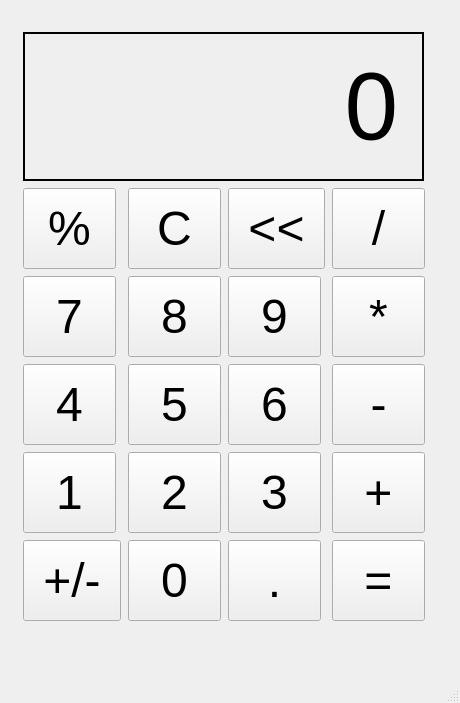
<?xml version="1.0" encoding="UTF-8"?>
<ui version="4.0">
 <class>MainWindow</class>
 <widget class="QMainWindow" name="MainWindow">
  <property name="geometry">
   <rect>
    <x>0</x>
    <y>0</y>
    <width>460</width>
    <height>703</height>
   </rect>
  </property>
  <property name="windowTitle">
   <string>MainWindow</string>
  </property>
  <widget class="QWidget" name="centralwidget">
   <widget class="QLabel" name="Screen">
    <property name="geometry">
     <rect>
      <x>23</x>
      <y>32</y>
      <width>401</width>
      <height>149</height>
     </rect>
    </property>
    <property name="font">
     <font>
      <pointsize>72</pointsize>
      <weight>50</weight>
      <bold>false</bold>
     </font>
    </property>
    <property name="frameShape">
     <enum>QFrame::Box</enum>
    </property>
    <property name="lineWidth">
     <number>2</number>
    </property>
    <property name="text">
     <string>0</string>
    </property>
    <property name="alignment">
     <set>Qt::AlignRight|Qt::AlignTrailing|Qt::AlignVCenter</set>
    </property>
   </widget>
   <widget class="QPushButton" name="Percent_Button">
    <property name="geometry">
     <rect>
      <x>23</x>
      <y>188</y>
      <width>93</width>
      <height>81</height>
     </rect>
    </property>
    <property name="font">
     <font>
      <pointsize>36</pointsize>
     </font>
    </property>
    <property name="text">
     <string>%</string>
    </property>
   </widget>
   <widget class="QPushButton" name="Clear_Button">
    <property name="geometry">
     <rect>
      <x>128</x>
      <y>188</y>
      <width>93</width>
      <height>81</height>
     </rect>
    </property>
    <property name="font">
     <font>
      <pointsize>36</pointsize>
     </font>
    </property>
    <property name="text">
     <string>C</string>
    </property>
   </widget>
   <widget class="QPushButton" name="Arrow_Button">
    <property name="geometry">
     <rect>
      <x>228</x>
      <y>188</y>
      <width>97</width>
      <height>81</height>
     </rect>
    </property>
    <property name="font">
     <font>
      <pointsize>36</pointsize>
     </font>
    </property>
    <property name="text">
     <string>&lt;&lt;</string>
    </property>
   </widget>
   <widget class="QPushButton" name="Devide_Button">
    <property name="geometry">
     <rect>
      <x>332</x>
      <y>188</y>
      <width>93</width>
      <height>81</height>
     </rect>
    </property>
    <property name="font">
     <font>
      <pointsize>36</pointsize>
     </font>
    </property>
    <property name="text">
     <string>/</string>
    </property>
   </widget>
   <widget class="QPushButton" name="Button_8">
    <property name="geometry">
     <rect>
      <x>128</x>
      <y>276</y>
      <width>93</width>
      <height>81</height>
     </rect>
    </property>
    <property name="font">
     <font>
      <pointsize>36</pointsize>
     </font>
    </property>
    <property name="text">
     <string>8</string>
    </property>
   </widget>
   <widget class="QPushButton" name="Multiply_Button">
    <property name="geometry">
     <rect>
      <x>332</x>
      <y>276</y>
      <width>93</width>
      <height>81</height>
     </rect>
    </property>
    <property name="font">
     <font>
      <pointsize>36</pointsize>
     </font>
    </property>
    <property name="text">
     <string>*</string>
    </property>
   </widget>
   <widget class="QPushButton" name="Button_9">
    <property name="geometry">
     <rect>
      <x>228</x>
      <y>276</y>
      <width>93</width>
      <height>81</height>
     </rect>
    </property>
    <property name="font">
     <font>
      <pointsize>36</pointsize>
     </font>
    </property>
    <property name="text">
     <string>9</string>
    </property>
   </widget>
   <widget class="QPushButton" name="Button_7">
    <property name="geometry">
     <rect>
      <x>23</x>
      <y>276</y>
      <width>93</width>
      <height>81</height>
     </rect>
    </property>
    <property name="font">
     <font>
      <pointsize>36</pointsize>
     </font>
    </property>
    <property name="text">
     <string>7</string>
    </property>
   </widget>
   <widget class="QPushButton" name="Button_5">
    <property name="geometry">
     <rect>
      <x>128</x>
      <y>364</y>
      <width>93</width>
      <height>81</height>
     </rect>
    </property>
    <property name="font">
     <font>
      <pointsize>36</pointsize>
     </font>
    </property>
    <property name="text">
     <string>5</string>
    </property>
   </widget>
   <widget class="QPushButton" name="Minus_Button">
    <property name="geometry">
     <rect>
      <x>332</x>
      <y>364</y>
      <width>93</width>
      <height>81</height>
     </rect>
    </property>
    <property name="font">
     <font>
      <pointsize>36</pointsize>
     </font>
    </property>
    <property name="text">
     <string>-</string>
    </property>
   </widget>
   <widget class="QPushButton" name="Button_6">
    <property name="geometry">
     <rect>
      <x>228</x>
      <y>364</y>
      <width>93</width>
      <height>81</height>
     </rect>
    </property>
    <property name="font">
     <font>
      <pointsize>36</pointsize>
     </font>
    </property>
    <property name="text">
     <string>6</string>
    </property>
   </widget>
   <widget class="QPushButton" name="Button_4">
    <property name="geometry">
     <rect>
      <x>23</x>
      <y>364</y>
      <width>93</width>
      <height>81</height>
     </rect>
    </property>
    <property name="font">
     <font>
      <pointsize>36</pointsize>
     </font>
    </property>
    <property name="text">
     <string>4</string>
    </property>
   </widget>
   <widget class="QPushButton" name="Button_2">
    <property name="geometry">
     <rect>
      <x>128</x>
      <y>452</y>
      <width>93</width>
      <height>81</height>
     </rect>
    </property>
    <property name="font">
     <font>
      <pointsize>36</pointsize>
     </font>
    </property>
    <property name="text">
     <string>2</string>
    </property>
   </widget>
   <widget class="QPushButton" name="Add_Button">
    <property name="geometry">
     <rect>
      <x>332</x>
      <y>452</y>
      <width>93</width>
      <height>81</height>
     </rect>
    </property>
    <property name="font">
     <font>
      <pointsize>36</pointsize>
     </font>
    </property>
    <property name="text">
     <string>+</string>
    </property>
   </widget>
   <widget class="QPushButton" name="Button_3">
    <property name="geometry">
     <rect>
      <x>228</x>
      <y>452</y>
      <width>93</width>
      <height>81</height>
     </rect>
    </property>
    <property name="font">
     <font>
      <pointsize>36</pointsize>
     </font>
    </property>
    <property name="text">
     <string>3</string>
    </property>
   </widget>
   <widget class="QPushButton" name="Button_1">
    <property name="geometry">
     <rect>
      <x>23</x>
      <y>452</y>
      <width>93</width>
      <height>81</height>
     </rect>
    </property>
    <property name="font">
     <font>
      <pointsize>36</pointsize>
     </font>
    </property>
    <property name="text">
     <string>1</string>
    </property>
   </widget>
   <widget class="QPushButton" name="Button_0">
    <property name="geometry">
     <rect>
      <x>128</x>
      <y>540</y>
      <width>93</width>
      <height>81</height>
     </rect>
    </property>
    <property name="font">
     <font>
      <pointsize>36</pointsize>
     </font>
    </property>
    <property name="text">
     <string>0</string>
    </property>
   </widget>
   <widget class="QPushButton" name="Equal_Button">
    <property name="geometry">
     <rect>
      <x>332</x>
      <y>540</y>
      <width>93</width>
      <height>81</height>
     </rect>
    </property>
    <property name="font">
     <font>
      <pointsize>36</pointsize>
     </font>
    </property>
    <property name="text">
     <string>=</string>
    </property>
   </widget>
   <widget class="QPushButton" name="Decimal_Button">
    <property name="geometry">
     <rect>
      <x>228</x>
      <y>540</y>
      <width>93</width>
      <height>81</height>
     </rect>
    </property>
    <property name="font">
     <font>
      <pointsize>36</pointsize>
     </font>
    </property>
    <property name="text">
     <string>.</string>
    </property>
   </widget>
   <widget class="QPushButton" name="Plus_Minus_Button">
    <property name="geometry">
     <rect>
      <x>23</x>
      <y>540</y>
      <width>98</width>
      <height>81</height>
     </rect>
    </property>
    <property name="font">
     <font>
      <pointsize>36</pointsize>
     </font>
    </property>
    <property name="text">
     <string>+/-</string>
    </property>
   </widget>
  </widget>
  <widget class="QMenuBar" name="menubar">
   <property name="geometry">
    <rect>
     <x>0</x>
     <y>0</y>
     <width>460</width>
     <height>26</height>
    </rect>
   </property>
  </widget>
  <widget class="QStatusBar" name="statusbar"/>
 </widget>
 <resources/>
 <connections/>
</ui>
